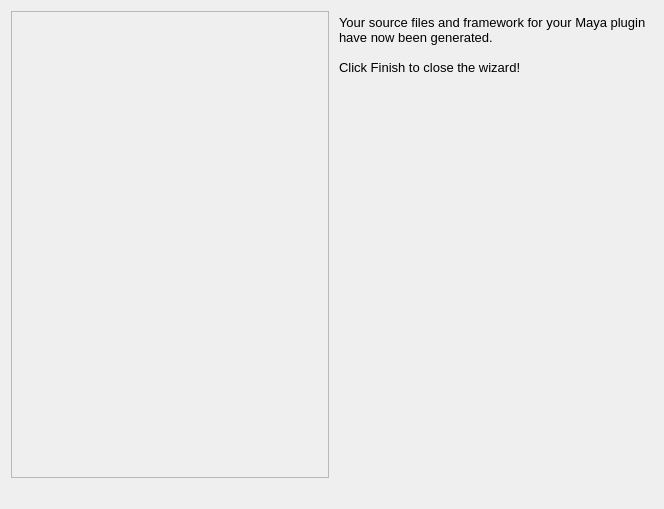
<?xml version="1.0" encoding="UTF-8"?>
<ui version="4.0">
 <class>FinishPage</class>
 <widget class="QWidget" name="FinishPage">
  <property name="geometry">
   <rect>
    <x>0</x>
    <y>0</y>
    <width>664</width>
    <height>509</height>
   </rect>
  </property>
  <property name="windowTitle">
   <string>Form</string>
  </property>
  <layout class="QGridLayout" name="gridLayout">
   <item row="0" column="0">
    <widget class="QFrame" name="frame">
     <property name="frameShape">
      <enum>QFrame::StyledPanel</enum>
     </property>
     <property name="frameShadow">
      <enum>QFrame::Raised</enum>
     </property>
     <layout class="QVBoxLayout" name="verticalLayout">
      <item>
       <widget class="QLabel" name="lbl_image">
        <property name="text">
         <string/>
        </property>
        <property name="pixmap">
         <pixmap resource="../res/TemplateFramework.qrc">:/Framework/pageImage</pixmap>
        </property>
        <property name="scaledContents">
         <bool>true</bool>
        </property>
       </widget>
      </item>
     </layout>
    </widget>
   </item>
   <item row="0" column="1">
    <layout class="QHBoxLayout" name="horizontalLayout">
     <item>
      <widget class="QTextBrowser" name="txt_finishMessage">
       <property name="acceptDrops">
        <bool>false</bool>
       </property>
       <property name="styleSheet">
        <string notr="true">background-color: rgba(255, 255, 255, 0);</string>
       </property>
       <property name="frameShape">
        <enum>QFrame::NoFrame</enum>
       </property>
       <property name="frameShadow">
        <enum>QFrame::Plain</enum>
       </property>
       <property name="html">
        <string>&lt;!DOCTYPE HTML PUBLIC &quot;-//W3C//DTD HTML 4.0//EN&quot; &quot;http://www.w3.org/TR/REC-html40/strict.dtd&quot;&gt;
&lt;html&gt;&lt;head&gt;&lt;meta name=&quot;qrichtext&quot; content=&quot;1&quot; /&gt;&lt;style type=&quot;text/css&quot;&gt;
p, li { white-space: pre-wrap; }
&lt;/style&gt;&lt;/head&gt;&lt;body style=&quot; font-family:'Sans'; font-size:10pt; font-weight:400; font-style:normal;&quot;&gt;
&lt;p style=&quot; margin-top:0px; margin-bottom:0px; margin-left:0px; margin-right:0px; -qt-block-indent:0; text-indent:0px;&quot;&gt;&lt;span style=&quot; font-family:'.Lucida Grande UI';&quot;&gt;Your source files and framework for your Maya plugin have now been generated.&lt;/span&gt;&lt;/p&gt;
&lt;p style=&quot;-qt-paragraph-type:empty; margin-top:0px; margin-bottom:0px; margin-left:0px; margin-right:0px; -qt-block-indent:0; text-indent:0px; font-family:'.Lucida Grande UI';&quot;&gt;&lt;br /&gt;&lt;/p&gt;
&lt;p style=&quot; margin-top:0px; margin-bottom:0px; margin-left:0px; margin-right:0px; -qt-block-indent:0; text-indent:0px;&quot;&gt;&lt;span style=&quot; font-family:'.Lucida Grande UI';&quot;&gt;Click Finish to close the wizard!&lt;/span&gt;&lt;/p&gt;&lt;/body&gt;&lt;/html&gt;</string>
       </property>
       <property name="textInteractionFlags">
        <set>Qt::NoTextInteraction</set>
       </property>
       <property name="openLinks">
        <bool>false</bool>
       </property>
      </widget>
     </item>
    </layout>
   </item>
   <item row="1" column="0">
    <spacer name="horizontalSpacer">
     <property name="orientation">
      <enum>Qt::Horizontal</enum>
     </property>
     <property name="sizeHint" stdset="0">
      <size>
       <width>40</width>
       <height>20</height>
      </size>
     </property>
    </spacer>
   </item>
  </layout>
 </widget>
 <resources>
  <include location="../res/TemplateFramework.qrc"/>
 </resources>
 <connections/>
</ui>
